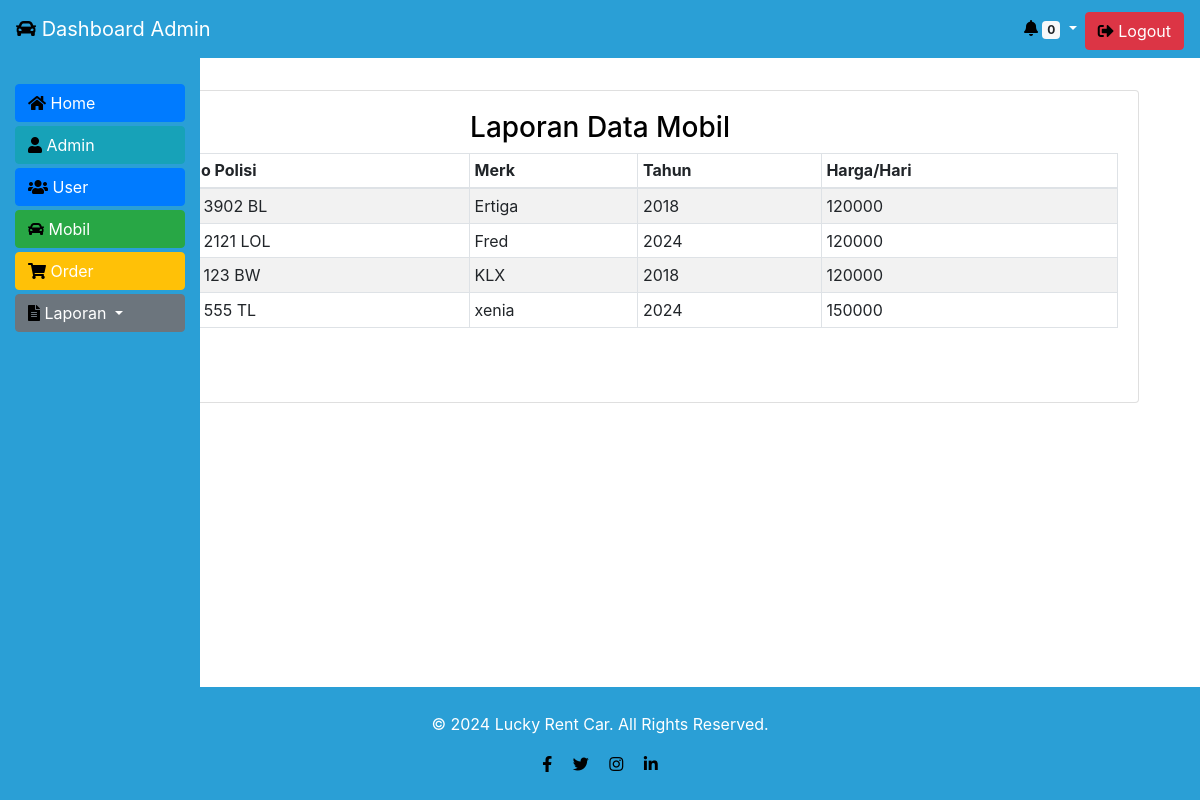
The page /admin/dashbord_admin.php?x=rmobil (signed in) on the database its author committed.
### tables this page shows
CREATE TABLE `mobil` (
  `id_mobil` int NOT NULL,
  `no_polisi` varchar(12) NOT NULL,
  `merk` varchar(90) NOT NULL,
  `tahun` varchar(10) NOT NULL,
  `harga` double NOT NULL,
  `s_mobil` varchar(20) NOT NULL,
  `poto` varchar(255) DEFAULT NULL,
  `deskripsi` varchar(255) DEFAULT NULL,
  `created_at` datetime NOT NULL DEFAULT CURRENT_TIMESTAMP
);

### admin/rmobil.php (the view, shortened to what this page needs)
<!DOCTYPE html>
<html lang="en">
<head>
</head>
<body>
    <div class="container">
        <div class="row mt-5">
            <div class="col-md-12">
                <div class="card m-3">
                    <div class="card-body">
                    <h3>Laporan Data Mobil</h3>
                        <div class="table-responsive">
                            <table class="table table-striped table-hover table-bordered table-sm">
                                <thead>
                                    <tr>
                                        <th>No</th>
                                        <th>No Polisi</th>
                                        <th>Merk</th>
                                        <th>Tahun</th>
                                        <th>Harga/Hari</th>
                                    </tr>
                                </thead>
                                <tbody>
                                <?php
                                    include("../db/koneksi.php");
                                    $cari=mysqli_query($konek,"select * from mobil") or die (mysqli_error($konek));
                                    $no = 1;
                                    while($data=mysqli_fetch_array($cari)) {
                                        ?>
                                        <tr>
                                            <th scope="row"><?php echo $no; ?></th>
                                            <td><?php echo $data['no_polisi']; ?></td>
                                            <td><?php echo $data['merk']; ?></td>
                                            <td><?php echo $data['tahun']; ?></td>
                                            <td><?php echo $data['harga']; ?></td>
                                        </tr>
                                        <?php
                                        $no++;
                                    }
                                    ?>
                                </tbody>
                            </table>
                        </div>
                        <a href="crmobil.php" class="btn btn-primary">Cetak</a>
                    </div>
                </div>
            </div>
        </div>
    </div>
</body>
</html>

### admin/dashbord_admin.php (style rules this page uses)
html, body { height: 100%; margin: 0; display: flex; flex-direction: column; color: #fff; }
.container { flex: 1; }
a { color: #fff !important; }
table { background-color: #ffff; }
.container { color: #ffff; }
a { color: #000; }

### admin/rmobil.php (style rules this page uses)
h3 { color: #000; text-align: center; }

### rows shown on the page
mobil: no_polisi "T 3902 BL", merk "Ertiga", tahun "2018", harga "120000"
mobil: no_polisi "T 2121 LOL", merk "Fred", tahun "2024", harga "120000"
mobil: no_polisi "T 123 BW", merk "KLX", tahun "2018", harga "120000"
mobil: no_polisi "B 555 TL", merk "xenia", tahun "2024", harga "150000"
